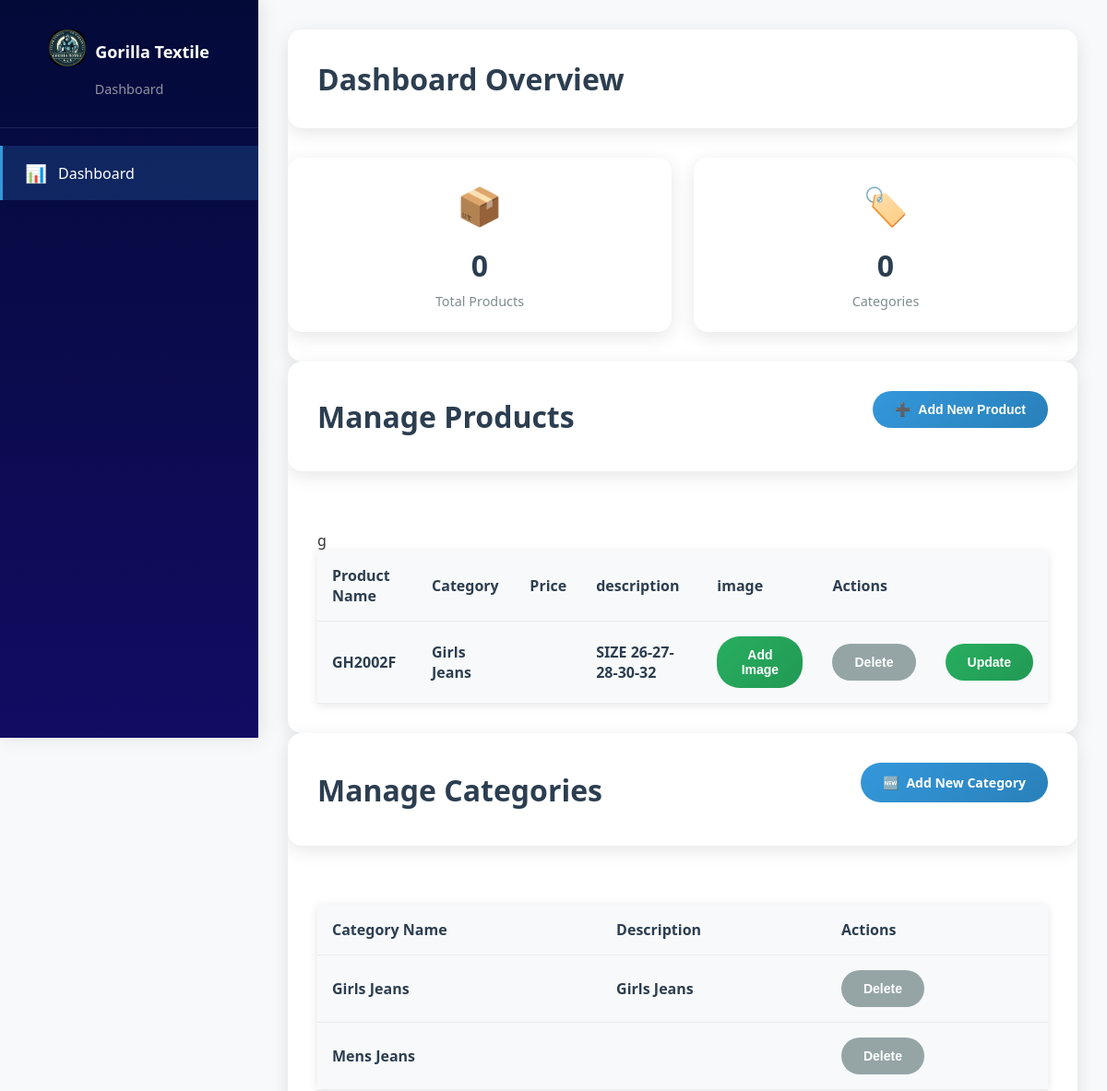
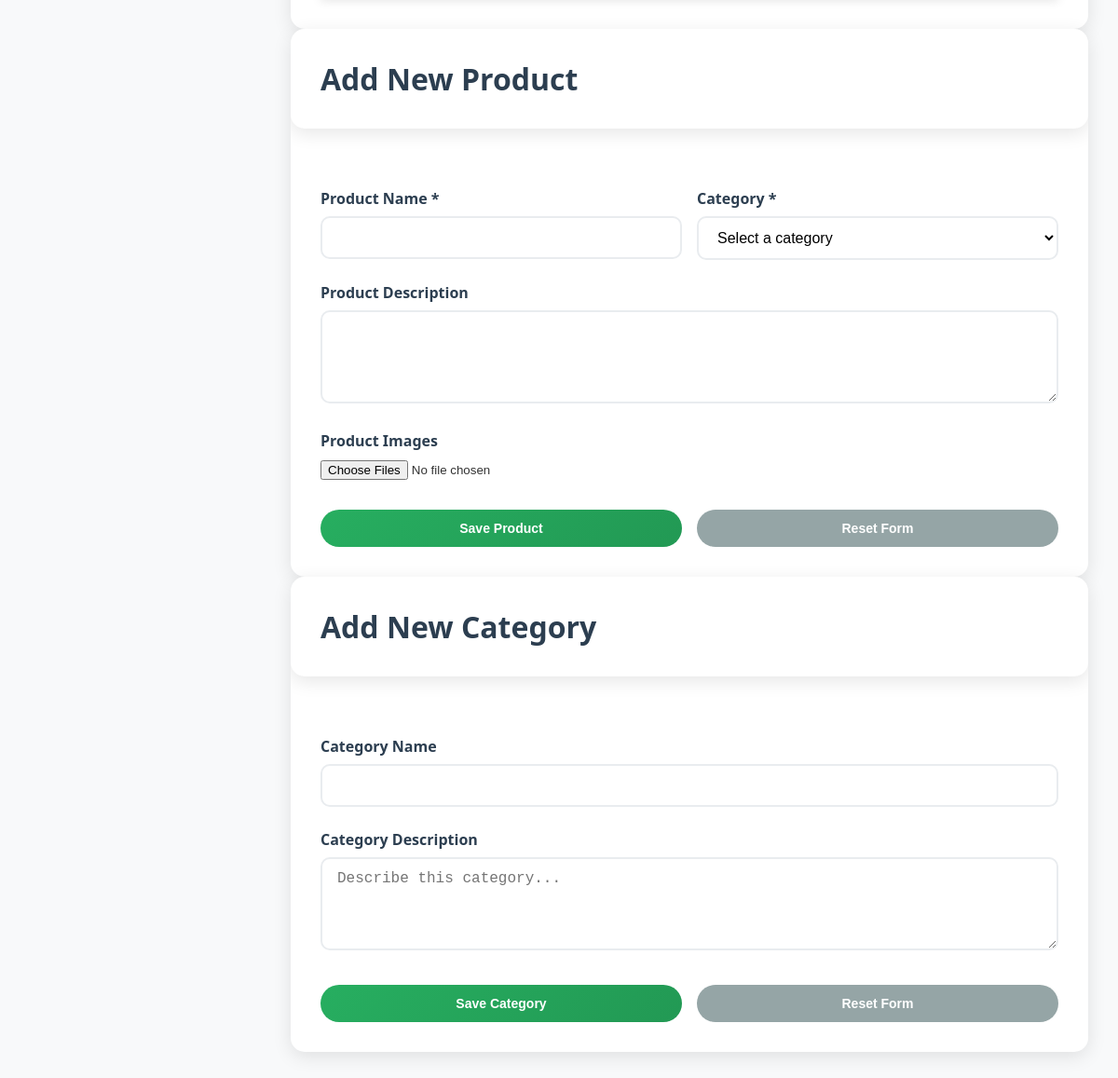
Page /dashboard/ (signed in) on the committed database (2 pictures, top to bottom).
### gtextile/models.py (models this page shows, shortened)
class Product(models.Model):
    category = models.ForeignKey(Category, on_delete=models.CASCADE, related_name="products")
    name = models.CharField(max_length=200)
    description = models.TextField(blank=True, null=True)
    created_by = models.ForeignKey(User, on_delete=models.CASCADE, related_name="products")
    created_at = models.DateTimeField(auto_now_add=True)

class Category(models.Model):
    name = models.CharField(max_length=100, unique=True)
    description = models.TextField(blank=True, null=True)

### gtextile/views.py (the view)
# urls.py: path('dashboard/', views.seller_dashboard, name='sellerd'),
@login_required
def seller_dashboard(request):
    categories = Category.objects.all()
    products = Product.objects.all()
    return render(request, "seller/seller_dashboard.html",{
        "products":products,
        "category":categories,
    })

### templates/seller/seller_dashboard.html (shortened to what this page needs)
{% load static %}
<!DOCTYPE html>
<html lang="en">
<head>
    <link rel="stylesheet" href="{% static 'css/dashboard.css' %}">
</head>
<body>
    <div class="dashboard-container">
        <aside class="sidebar" id="sidebar">
            <div class="sidebar-header">
                <div class="sidebar-logo">
                    <a style="text-decoration: none;" href="{% url 'home' %}">
                        <img src="{% static 'image/r.jpg' %}" alt="Gorilla Textile Logo" class="logo-img"></a>
                    <span class="logo-text">Gorilla Textile</span>
                </div>
                <div class="sidebar-subtitle"> Dashboard</div>
            </div>
            <nav class="sidebar-nav">
                <div class="nav-item active" >
                    <span class="nav-icon">📊</span>
                    <span>Dashboard</span>
                </div>
            </nav>
        </aside>
        <main class="main-content">
            <section id="dashboard-section" class="content-section active">
                <div class="page-header">
                    <h1 class="page-title">Dashboard Overview</h1>
                </div>
                <div class="stats-grid">
                    <div class="stat-card">
                        <div class="stat-icon">📦</div>
                        <div class="stat-number" id="totalProducts">0</div>
                        <div class="stat-label">Total Products</div>
                    </div>
                    <div class="stat-card">
                        <div class="stat-icon">🏷️</div>
                        <div class="stat-number" id="totalCategories">0</div>
                        <div class="stat-label">Categories</div>
                    </div>
                </div>
            </section>
            <section id="products-section" class="content-section">
                <div class="page-header">
                    <h1 class="page-title">Manage Products</h1>
                    <button class="add-btn" onclick="showSection('add-product')">
                        <span>➕</span>
                        Add New Product
                    </button>
                </div>
                <div class="table-container active">
                    <table class="data-table">
                        <thead>
                            <tr>
                                <th>Product Name</th>
                                <th>Category</th>
                                <th>Price</th>
                                <th>description</th>
                                <th>image</th>
                                <th colspan ="2" >Actions</th>
                            </tr>
                        </thead>
                        <tbody id="productsTableBod">
                             {% if products %}g
                             {% for product in products %}
                             <tr>
                                <th>{{product.name}}</th>
                                <th>{{product.category.name}}</th>
                                <th>{{product.price}}</th>
                                <th>{{product.description}}</th>
                                <th>
                                    <button class="btn-primary" onclick="openImageModal({{ product.id }})">Add Image</button>
                                </th>
                                <th>
                                   <form method="POST" action="{% url 'delete_product' product.id %}" style="display:inline;">
                                        <button type="submit" class="btn-secondary" onclick="return confirm('Are you sure?')">Delete</button>
                                    </form>
                                </th>
                                <th>
                                    <button class="btn-primary" onclick="openUpdateModal({{ product.id }}, '{{ product.name }}', '{{ product.category.id }}', '{{ product.price }}', '{{ product.description }}')">
                                        Update
                                    </button>
                                </th>
                            </tr>
                             {% endfor %}
                             {% endif %}
                        </tbody>
                    </table>
                </div>
            </section>
            <section id="categories-section" class="content-section">
                <div class="page-header">
                    <h1 class="page-title">Manage Categories</h1>
                    <a class="add-btn" href="#add-category-section" style=" text-decoration: none;">
                        <span>🆕</span>
                        Add New Category
                    </a>
                </div>
                <div class="table-container active">
                    <table class="data-table">
                        <thead>
                            <tr>
                                <th>Category Name</th>
                                <th>Description</th>
                                <th>Actions</th>
                            </tr>
                        </thead>
                        <tbody id="categoriesTableBody">
                             {% if category %}
                             {% for p in category %}
                             <tr>
                                 <th>{{ p.name }}</th>
                                 <th>{{ p.description }}</th>
                                  <th>
                                     <form method="POST" action="{% url 'delete_category' p.id %}" style="display:inline;">
                                        <button type="submit" class="btn-secondary" onclick="return confirm('Are you sure?')">Delete</button>
                                    </form>
                                </th>
                                </tr>
                            {% endfor %}
                            {% endif %}
                        </tbody>
                    </table>
                </div>
            </section>
            <section id="add-product-section" class="content-section">
                <div class="page-header">
                    <h1 class="page-title">Add New Product</h1>
                </div>
                <div class="form-container active">
                    <form action="{% url "add_product" %}" method="POST" enctype="multipart/form-data">
                        <div class="form-row">
                            <div class="form-group">
                                <label class="form-label">Product Name *</label>
                                <input type="text" class="form-input" name="name" value="{{ form.name.value }}" required>
                            </div>
                            <div class="form-group">
                                <label class="form-label">Category *</label>
                                <select class="form-select" name="category" required>
                                    <option value="">Select a category</option>
                                </select>
                            </div>
                        </div>
                        <div class="form-group">
                            <label class="form-label">Product Description</label>
                            <textarea class="form-textarea" name="description">{{ form.description.value }}</textarea>
                        </div>
                        <div class="form-group">
                            <label class="form-label">Product Images</label>
                            <input type="file" name="images" multiple>
                        </div>
                        <div class="form-actions">
                            <button type="submit" class="btn-primary">Save Product</button>
                            <button type="reset" class="btn-secondary">Reset Form</button>
                        </div>
                    </form>
                </div>
            </section>
            <section id="add-category-section" class="content-section">
                <div class="page-header">
                    <h1 class="page-title">Add New Category</h1>
                </div>
                <div class="form-container active">
                        <form id="categoryForm" method="POST" action="{% url 'add_category' %}">
                            <div class="form-group">
                                <label class="form-label">Category Name</label>
                                <input type="text" class="form-input" name="name" value="{{ form.name.value }}" required>
                            </div>
                            <div class="form-group">
                                <label class="form-label">Category Description</label>
                                <textarea class="form-textarea" name="description" placeholder="Describe this category...">{{ form.description.value }}</textarea>
                            </div>
                            <div class="form-actions">
                                <button type="submit" class="btn-primary">Save Category</button>
                                <button type="button" class="btn-secondary" onclick="resetForm('categoryForm')">Reset Form</button>
                            </div>
                        </form>
                </div>
            </section>
        </main>
    </div>
</body>
</html>

### static/css/dashboard.css (style rules this page uses)
.table-container { margin-top: 20px; overflow-x: auto; }
.data-table { width: 100%; border-collapse: collapse; background: #fff; box-shadow: 0 2px 10px rgba(0,0,0,0.1); }
.data-table th, .data-table td { padding: 12px 15px; border-bottom: 1px solid #ddd; text-align: left; }
.data-table th { background: #f4f6f9; font-weight: bold; }
button, .btn-primary, .btn-secondary, .add-btn { padding: 8px 15px; border: none; border-radius: 6px; cursor: pointer; font-size: 14px; transition: background 0.3s; }
.btn-primary { background: #007bff; color: white; }
.btn-secondary { background: #dc3545; color: white; }
.add-btn { background: #28a745; color: white; margin-bottom: 15px; }

### rows in the picture
Product: name "GH2002F", category.name "Girls Jeans", description "SIZE 26-27-28-30-32"
Category: name "Girls Jeans", description "Girls Jeans"
Category: name "Mens Jeans"
